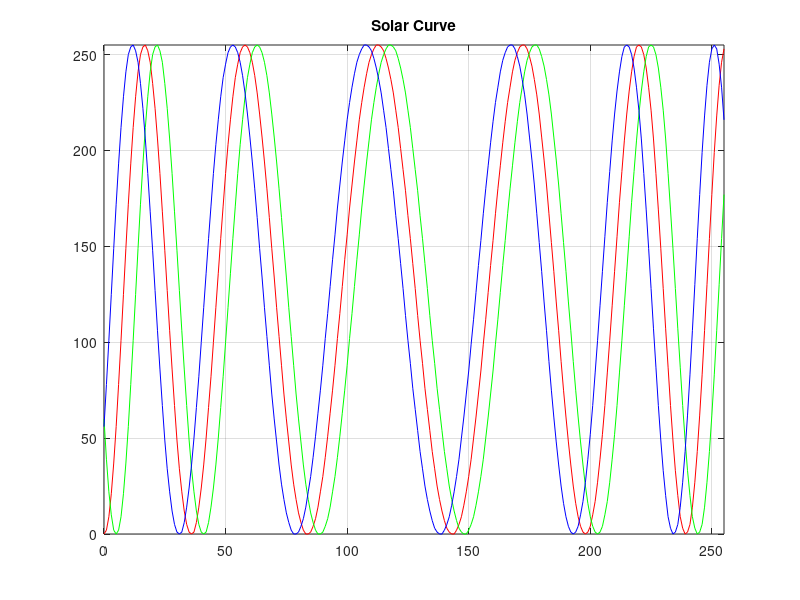

Source code (MATLAB):
%% coefficients
t = 5;
k = 5.5;
A = -1/4194304*(k*pi - 128/t);
B = 3/32768*(k*pi - 128/t);
C = 1/t;

%% curve function
x = 0:1:255;
R = @(x) round(127.9999*sin(A*(x).^3 + B*(x).^2 + C*(x) - pi/2) + 127.5);
G = @(x) R(x - 5);
B = @(x) R(x + 5);

%% visiualization
figure("Name", "Solar Curve");
plot(x, R(x), "r");
hold on;
plot(x, G(x), "g");
plot(x, B(x), "b");
hold off
grid on
title("Solar Curve");
xlim([0, 255]);
ylim([0, 255]);

%% to string
fprintf("new Uint8Array([%s]),\nnew Uint8Array([%s]),\nnew Uint8Array([%s])\n",...
    sprintf("%d, ", R(x(1:(end-1)))) + R(x(end)),...
    sprintf("%d, ", G(x(1:(end-1)))) + G(x(end)),...
    sprintf("%d, ", B(x(1:(end-1)))) + B(x(end))...
);